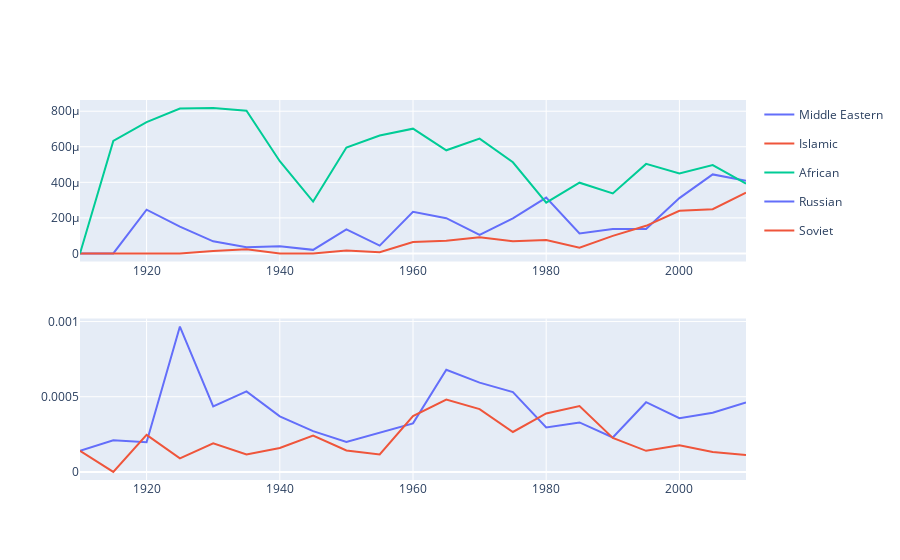

The notebook cell this image was saved under:
### Code cell
import plotly.express as px
from plotly.offline import plot
from plotly.subplots import make_subplots

figures = [
            plot_relative_occurrences(df_sum, ethmerged, ethnicities, 5,[
    ('1955', '1955', 'Vietnam War start')
]),plot_relative_occurrences(df_sum, ethmerged, ['Russian','Soviet'], 5,[
    ('1947', '1991', 'Cold War')
])   
]

fig = make_subplots(rows=len(figures), cols=1) 

for i, figure in enumerate(figures):
    for trace in range(len(figure["data"])):
        fig.append_trace(figure["data"][trace], row=i+1, col=1)

#fig_json = fig.to_json()

#with open('figures/ethnicity-representation.json', 'w') as json_file:
#    json.dump(json.loads(fig_json), json_file, indent=4)   

fig.show()

### Figure 1 — Plotly figure (JSON) as saved in the notebook; plotly's stock layout.template omitted (floating-point values rounded to 4 significant figures)
{"data": [{"hovertemplate": "Ethnicity=Middle Eastern<br>Year=%{x}<br>Relative Word Occurrence=%{y}<extra></extra>", "legendgroup": "Middle Eastern", "line": {"color": "#636efa", "dash": "solid"}, "marker": {"symbol": "circle"}, "mode": "lines", "name": "Middle Eastern", "orientation": "v", "showlegend": true, "type": "scatter", "x": [1910, 1915, 1920, 1925, 1930, 1935, 1940, 1945, 1950, 1955, 1960, 1965, 1970, 1975, 1980, 1985, 1990, 1995, 2000, 2005, 2010], "xaxis": "x", "y": [0, 0, 0.0002461, 0.000151, 6.815e-05, 3.493e-05, 3.992e-05, 2.011e-05, 0.0001351, 4.377e-05, 0.000234, 0.0001981, 0.0001044, 0.0001977, 0.0003141, 0.0001121, 0.0001368, 0.0001379, 0.0003115, 0.0004445, 0.0004087], "yaxis": "y"}, {"hovertemplate": "Ethnicity=Islamic<br>Year=%{x}<br>Relative Word Occurrence=%{y}<extra></extra>", "legendgroup": "Islamic", "line": {"color": "#EF553B", "dash": "solid"}, "marker": {"symbol": "circle"}, "mode": "lines", "name": "Islamic", "orientation": "v", "showlegend": true, "type": "scatter", "x": [1910, 1915, 1920, 1925, 1930, 1935, 1940, 1945, 1950, 1955, 1960, 1965, 1970, 1975, 1980, 1985, 1990, 1995, 2000, 2005, 2010], "xaxis": "x", "y": [0, 0, 0, 0, 1.363e-05, 2.329e-05, 0, 0, 1.59e-05, 7.295e-06, 6.455e-05, 7.075e-05, 9.131e-05, 6.795e-05, 7.501e-05, 3.256e-05, 9.862e-05, 0.0001554, 0.00024, 0.0002486, 0.0003415], "yaxis": "y"}, {"hovertemplate": "Ethnicity=African<br>Year=%{x}<br>Relative Word Occurrence=%{y}<extra></extra>", "legendgroup": "African", "line": {"color": "#00cc96", "dash": "solid"}, "marker": {"symbol": "circle"}, "mode": "lines", "name": "African", "orientation": "v", "showlegend": true, "type": "scatter", "x": [1910, 1915, 1920, 1925, 1930, 1935, 1940, 1945, 1950, 1955, 1960, 1965, 1970, 1975, 1980, 1985, 1990, 1995, 2000, 2005, 2010], "xaxis": "x", "y": [0, 0.0006331, 0.0007384, 0.0008155, 0.0008178, 0.0008034, 0.000519, 0.0002916, 0.0005962, 0.0006638, 0.000702, 0.0005802, 0.0006457, 0.0005127, 0.000286, 0.0003979, 0.0003372, 0.0005038, 0.0004493, 0.0004971, 0.0003926], "yaxis": "y"}, {"hovertemplate": "Ethnicity=Russian<br>Year=%{x}<br>Relative Word Occurrence=%{y}<extra></extra>", "legendgroup": "Russian", "line": {"color": "#636efa", "dash": "solid"}, "marker": {"symbol": "circle"}, "mode": "lines", "name": "Russian", "orientation": "v", "showlegend": true, "type": "scatter", "x": [1910, 1915, 1920, 1925, 1930, 1935, 1940, 1945, 1950, 1955, 1960, 1965, 1970, 1975, 1980, 1985, 1990, 1995, 2000, 2005, 2010], "xaxis": "x2", "y": [0.0001398, 0.000211, 0.0001969, 0.0009666, 0.0004361, 0.0005356, 0.0003693, 0.0002715, 0.0001987, 0.0002626, 0.0003227, 0.0006792, 0.0005935, 0.0005313, 0.0002953, 0.0003292, 0.0002291, 0.0004637, 0.0003574, 0.0003941, 0.0004625], "yaxis": "y2"}, {"hovertemplate": "Ethnicity=Soviet<br>Year=%{x}<br>Relative Word Occurrence=%{y}<extra></extra>", "legendgroup": "Soviet", "line": {"color": "#EF553B", "dash": "solid"}, "marker": {"symbol": "circle"}, "mode": "lines", "name": "Soviet", "orientation": "v", "showlegend": true, "type": "scatter", "x": [1910, 1915, 1920, 1925, 1930, 1935, 1940, 1945, 1950, 1955, 1960, 1965, 1970, 1975, 1980, 1985, 1990, 1995, 2000, 2005, 2010], "xaxis": "x2", "y": [0.0001398, 0, 0.0002461, 9.062e-05, 0.0001908, 0.0001164, 0.0001597, 0.0002413, 0.0001431, 0.0001167, 0.0003712, 0.0004811, 0.0004174, 0.0002656, 0.0003891, 0.0004377, 0.0002259, 0.0001404, 0.000177, 0.0001332, 0.0001129], "yaxis": "y2"}], "layout": {"xaxis": {"anchor": "y", "domain": [0, 1]}, "xaxis2": {"anchor": "y2", "domain": [0, 1]}, "yaxis": {"anchor": "x", "domain": [0.575, 1]}, "yaxis2": {"anchor": "x2", "domain": [0, 0.425]}}}
